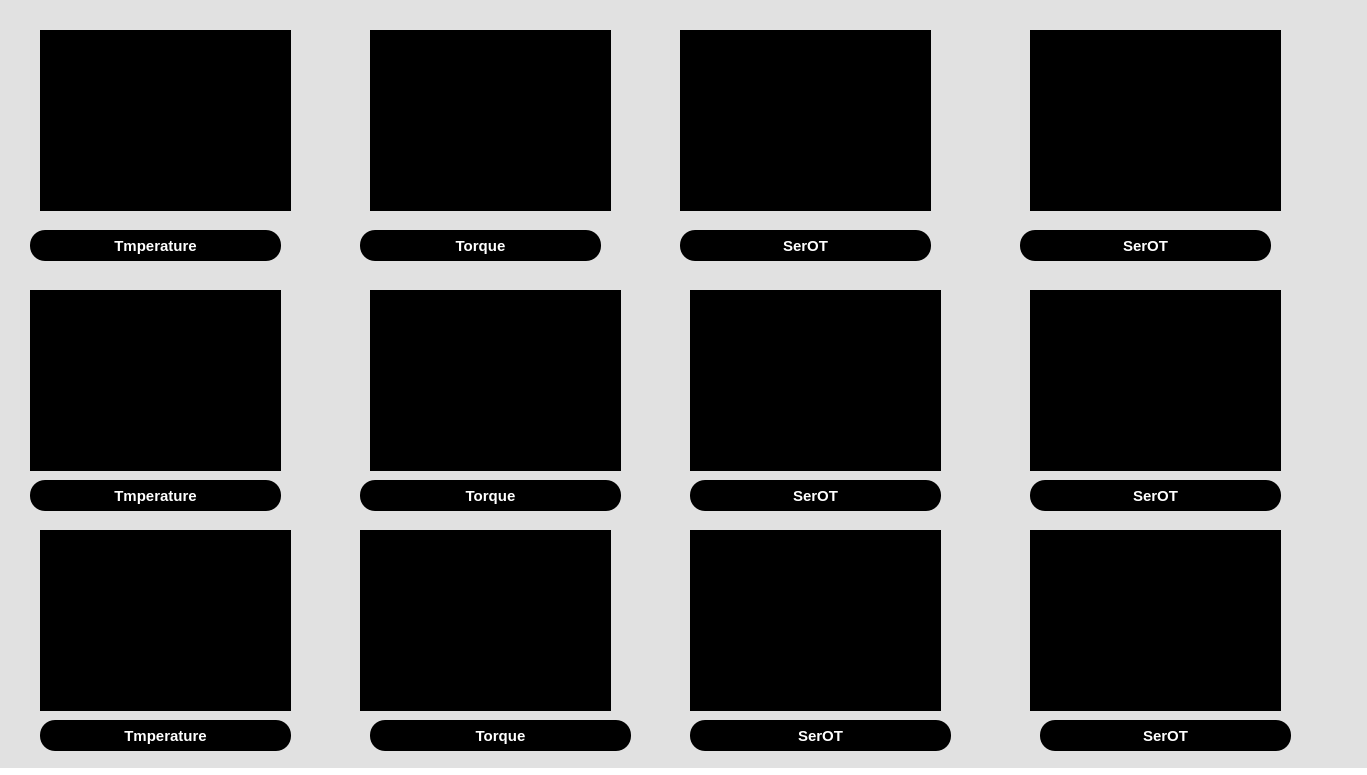
<?xml version="1.0" encoding="UTF-8"?>
<ui version="4.0">
 <class>MainWindow</class>
 <widget class="QMainWindow" name="MainWindow">
  <property name="geometry">
   <rect>
    <x>0</x>
    <y>0</y>
    <width>1367</width>
    <height>775</height>
   </rect>
  </property>
  <property name="windowTitle">
   <string>MainWindow</string>
  </property>
  <property name="styleSheet">
   <string notr="true">background-color: rgb(255, 255, 255);</string>
  </property>
  <widget class="QWidget" name="centralwidget">
   <property name="minimumSize">
    <size>
     <width>1367</width>
     <height>768</height>
    </size>
   </property>
   <property name="maximumSize">
    <size>
     <width>1367</width>
     <height>768</height>
    </size>
   </property>
   <layout class="QGridLayout" name="gridLayout">
    <property name="leftMargin">
     <number>0</number>
    </property>
    <property name="topMargin">
     <number>0</number>
    </property>
    <property name="rightMargin">
     <number>0</number>
    </property>
    <property name="bottomMargin">
     <number>0</number>
    </property>
    <property name="spacing">
     <number>0</number>
    </property>
    <item row="0" column="0">
     <widget class="QWidget" name="widget_2" native="true">
      <property name="minimumSize">
       <size>
        <width>800</width>
        <height>0</height>
       </size>
      </property>
      <property name="font">
       <font>
        <family>Arial</family>
        <pointsize>10</pointsize>
        <weight>75</weight>
        <bold>true</bold>
       </font>
      </property>
      <property name="styleSheet">
       <string notr="true">background-color: rgb(225, 225, 225);</string>
      </property>
      <widget class="QLabel" name="label_24">
       <property name="geometry">
        <rect>
         <x>30</x>
         <y>230</y>
         <width>251</width>
         <height>31</height>
        </rect>
       </property>
       <property name="font">
        <font>
         <family>Arial</family>
         <pointsize>11</pointsize>
         <weight>75</weight>
         <italic>false</italic>
         <bold>true</bold>
        </font>
       </property>
       <property name="cursor">
        <cursorShape>WhatsThisCursor</cursorShape>
       </property>
       <property name="styleSheet">
        <string notr="true"> border:None; border-radius: 15px; 
background-color: rgb(0, 0, 0);
color: rgb(255, 255, 255);</string>
       </property>
       <property name="text">
        <string>Tmperature</string>
       </property>
       <property name="alignment">
        <set>Qt::AlignCenter</set>
       </property>
      </widget>
      <widget class="QLabel" name="label_25">
       <property name="geometry">
        <rect>
         <x>360</x>
         <y>230</y>
         <width>241</width>
         <height>31</height>
        </rect>
       </property>
       <property name="font">
        <font>
         <family>Arial</family>
         <pointsize>11</pointsize>
         <weight>75</weight>
         <italic>false</italic>
         <bold>true</bold>
        </font>
       </property>
       <property name="cursor">
        <cursorShape>WhatsThisCursor</cursorShape>
       </property>
       <property name="styleSheet">
        <string notr="true"> border:None; border-radius: 15px; 
background-color: rgb(0, 0, 0);
color: rgb(255, 255, 255);</string>
       </property>
       <property name="text">
        <string>Torque</string>
       </property>
       <property name="alignment">
        <set>Qt::AlignCenter</set>
       </property>
      </widget>
      <widget class="QLabel" name="label_26">
       <property name="geometry">
        <rect>
         <x>680</x>
         <y>230</y>
         <width>251</width>
         <height>31</height>
        </rect>
       </property>
       <property name="font">
        <font>
         <family>Arial</family>
         <pointsize>11</pointsize>
         <weight>75</weight>
         <italic>false</italic>
         <bold>true</bold>
        </font>
       </property>
       <property name="cursor">
        <cursorShape>WhatsThisCursor</cursorShape>
       </property>
       <property name="styleSheet">
        <string notr="true"> border:None; border-radius: 15px; 
background-color: rgb(0, 0, 0);
color: rgb(255, 255, 255);</string>
       </property>
       <property name="text">
        <string>SerOT</string>
       </property>
       <property name="alignment">
        <set>Qt::AlignCenter</set>
       </property>
      </widget>
      <widget class="AnalogGaugeWidget" name="widget_5" native="true">
       <property name="geometry">
        <rect>
         <x>40</x>
         <y>30</y>
         <width>251</width>
         <height>181</height>
        </rect>
       </property>
       <property name="styleSheet">
        <string notr="true">background-color: rgb(0, 0, 0);</string>
       </property>
      </widget>
      <widget class="AnalogGaugeWidget" name="widget_6" native="true">
       <property name="geometry">
        <rect>
         <x>370</x>
         <y>30</y>
         <width>241</width>
         <height>181</height>
        </rect>
       </property>
       <property name="styleSheet">
        <string notr="true">background-color: rgb(0, 0, 0);</string>
       </property>
      </widget>
      <widget class="AnalogGaugeWidget" name="widget_8" native="true">
       <property name="geometry">
        <rect>
         <x>680</x>
         <y>30</y>
         <width>251</width>
         <height>181</height>
        </rect>
       </property>
       <property name="styleSheet">
        <string notr="true">background-color: rgb(0, 0, 0);</string>
       </property>
      </widget>
      <widget class="AnalogGaugeWidget" name="widget_7" native="true">
       <property name="geometry">
        <rect>
         <x>1030</x>
         <y>30</y>
         <width>251</width>
         <height>181</height>
        </rect>
       </property>
       <property name="styleSheet">
        <string notr="true">background-color: rgb(0, 0, 0);</string>
       </property>
      </widget>
      <widget class="QLabel" name="label_27">
       <property name="geometry">
        <rect>
         <x>1020</x>
         <y>230</y>
         <width>251</width>
         <height>31</height>
        </rect>
       </property>
       <property name="font">
        <font>
         <family>Arial</family>
         <pointsize>11</pointsize>
         <weight>75</weight>
         <italic>false</italic>
         <bold>true</bold>
        </font>
       </property>
       <property name="cursor">
        <cursorShape>WhatsThisCursor</cursorShape>
       </property>
       <property name="styleSheet">
        <string notr="true"> border:None; border-radius: 15px; 
background-color: rgb(0, 0, 0);
color: rgb(255, 255, 255);</string>
       </property>
       <property name="text">
        <string>SerOT</string>
       </property>
       <property name="alignment">
        <set>Qt::AlignCenter</set>
       </property>
      </widget>
      <widget class="AnalogGaugeWidget" name="widget_12" native="true">
       <property name="geometry">
        <rect>
         <x>30</x>
         <y>290</y>
         <width>251</width>
         <height>181</height>
        </rect>
       </property>
       <property name="styleSheet">
        <string notr="true">background-color: rgb(0, 0, 0);</string>
       </property>
      </widget>
      <widget class="AnalogGaugeWidget" name="widget_14" native="true">
       <property name="geometry">
        <rect>
         <x>370</x>
         <y>290</y>
         <width>251</width>
         <height>181</height>
        </rect>
       </property>
       <property name="styleSheet">
        <string notr="true">background-color: rgb(0, 0, 0);</string>
       </property>
      </widget>
      <widget class="AnalogGaugeWidget" name="widget_15" native="true">
       <property name="geometry">
        <rect>
         <x>690</x>
         <y>290</y>
         <width>251</width>
         <height>181</height>
        </rect>
       </property>
       <property name="styleSheet">
        <string notr="true">background-color: rgb(0, 0, 0);</string>
       </property>
      </widget>
      <widget class="AnalogGaugeWidget" name="widget_16" native="true">
       <property name="geometry">
        <rect>
         <x>1030</x>
         <y>290</y>
         <width>251</width>
         <height>181</height>
        </rect>
       </property>
       <property name="styleSheet">
        <string notr="true">background-color: rgb(0, 0, 0);</string>
       </property>
      </widget>
      <widget class="QLabel" name="label_28">
       <property name="geometry">
        <rect>
         <x>30</x>
         <y>480</y>
         <width>251</width>
         <height>31</height>
        </rect>
       </property>
       <property name="font">
        <font>
         <family>Arial</family>
         <pointsize>11</pointsize>
         <weight>75</weight>
         <italic>false</italic>
         <bold>true</bold>
        </font>
       </property>
       <property name="cursor">
        <cursorShape>WhatsThisCursor</cursorShape>
       </property>
       <property name="styleSheet">
        <string notr="true"> border:None; border-radius: 15px; 
background-color: rgb(0, 0, 0);
color: rgb(255, 255, 255);</string>
       </property>
       <property name="text">
        <string>Tmperature</string>
       </property>
       <property name="alignment">
        <set>Qt::AlignCenter</set>
       </property>
      </widget>
      <widget class="QLabel" name="label_29">
       <property name="geometry">
        <rect>
         <x>690</x>
         <y>480</y>
         <width>251</width>
         <height>31</height>
        </rect>
       </property>
       <property name="font">
        <font>
         <family>Arial</family>
         <pointsize>11</pointsize>
         <weight>75</weight>
         <italic>false</italic>
         <bold>true</bold>
        </font>
       </property>
       <property name="cursor">
        <cursorShape>WhatsThisCursor</cursorShape>
       </property>
       <property name="styleSheet">
        <string notr="true"> border:None; border-radius: 15px; 
background-color: rgb(0, 0, 0);
color: rgb(255, 255, 255);</string>
       </property>
       <property name="text">
        <string>SerOT</string>
       </property>
       <property name="alignment">
        <set>Qt::AlignCenter</set>
       </property>
      </widget>
      <widget class="QLabel" name="label_30">
       <property name="geometry">
        <rect>
         <x>1030</x>
         <y>480</y>
         <width>251</width>
         <height>31</height>
        </rect>
       </property>
       <property name="font">
        <font>
         <family>Arial</family>
         <pointsize>11</pointsize>
         <weight>75</weight>
         <italic>false</italic>
         <bold>true</bold>
        </font>
       </property>
       <property name="cursor">
        <cursorShape>WhatsThisCursor</cursorShape>
       </property>
       <property name="styleSheet">
        <string notr="true"> border:None; border-radius: 15px; 
background-color: rgb(0, 0, 0);
color: rgb(255, 255, 255);</string>
       </property>
       <property name="text">
        <string>SerOT</string>
       </property>
       <property name="alignment">
        <set>Qt::AlignCenter</set>
       </property>
      </widget>
      <widget class="QLabel" name="label_31">
       <property name="geometry">
        <rect>
         <x>360</x>
         <y>480</y>
         <width>261</width>
         <height>31</height>
        </rect>
       </property>
       <property name="font">
        <font>
         <family>Arial</family>
         <pointsize>11</pointsize>
         <weight>75</weight>
         <italic>false</italic>
         <bold>true</bold>
        </font>
       </property>
       <property name="cursor">
        <cursorShape>WhatsThisCursor</cursorShape>
       </property>
       <property name="styleSheet">
        <string notr="true"> border:None; border-radius: 15px; 
background-color: rgb(0, 0, 0);
color: rgb(255, 255, 255);</string>
       </property>
       <property name="text">
        <string>Torque</string>
       </property>
       <property name="alignment">
        <set>Qt::AlignCenter</set>
       </property>
      </widget>
      <widget class="AnalogGaugeWidget" name="widget_13" native="true">
       <property name="geometry">
        <rect>
         <x>40</x>
         <y>530</y>
         <width>251</width>
         <height>181</height>
        </rect>
       </property>
       <property name="styleSheet">
        <string notr="true">background-color: rgb(0, 0, 0);</string>
       </property>
      </widget>
      <widget class="AnalogGaugeWidget" name="widget_17" native="true">
       <property name="geometry">
        <rect>
         <x>360</x>
         <y>530</y>
         <width>251</width>
         <height>181</height>
        </rect>
       </property>
       <property name="styleSheet">
        <string notr="true">background-color: rgb(0, 0, 0);</string>
       </property>
      </widget>
      <widget class="AnalogGaugeWidget" name="widget_18" native="true">
       <property name="geometry">
        <rect>
         <x>690</x>
         <y>530</y>
         <width>251</width>
         <height>181</height>
        </rect>
       </property>
       <property name="styleSheet">
        <string notr="true">background-color: rgb(0, 0, 0);</string>
       </property>
      </widget>
      <widget class="AnalogGaugeWidget" name="widget_19" native="true">
       <property name="geometry">
        <rect>
         <x>1030</x>
         <y>530</y>
         <width>251</width>
         <height>181</height>
        </rect>
       </property>
       <property name="styleSheet">
        <string notr="true">background-color: rgb(0, 0, 0);</string>
       </property>
      </widget>
      <widget class="QLabel" name="label_32">
       <property name="geometry">
        <rect>
         <x>40</x>
         <y>720</y>
         <width>251</width>
         <height>31</height>
        </rect>
       </property>
       <property name="font">
        <font>
         <family>Arial</family>
         <pointsize>11</pointsize>
         <weight>75</weight>
         <italic>false</italic>
         <bold>true</bold>
        </font>
       </property>
       <property name="cursor">
        <cursorShape>WhatsThisCursor</cursorShape>
       </property>
       <property name="styleSheet">
        <string notr="true"> border:None; border-radius: 15px; 
background-color: rgb(0, 0, 0);
color: rgb(255, 255, 255);</string>
       </property>
       <property name="text">
        <string>Tmperature</string>
       </property>
       <property name="alignment">
        <set>Qt::AlignCenter</set>
       </property>
      </widget>
      <widget class="QLabel" name="label_33">
       <property name="geometry">
        <rect>
         <x>370</x>
         <y>720</y>
         <width>261</width>
         <height>31</height>
        </rect>
       </property>
       <property name="font">
        <font>
         <family>Arial</family>
         <pointsize>11</pointsize>
         <weight>75</weight>
         <italic>false</italic>
         <bold>true</bold>
        </font>
       </property>
       <property name="cursor">
        <cursorShape>WhatsThisCursor</cursorShape>
       </property>
       <property name="styleSheet">
        <string notr="true"> border:None; border-radius: 15px; 
background-color: rgb(0, 0, 0);
color: rgb(255, 255, 255);</string>
       </property>
       <property name="text">
        <string>Torque</string>
       </property>
       <property name="alignment">
        <set>Qt::AlignCenter</set>
       </property>
      </widget>
      <widget class="QLabel" name="label_34">
       <property name="geometry">
        <rect>
         <x>690</x>
         <y>720</y>
         <width>261</width>
         <height>31</height>
        </rect>
       </property>
       <property name="font">
        <font>
         <family>Arial</family>
         <pointsize>11</pointsize>
         <weight>75</weight>
         <italic>false</italic>
         <bold>true</bold>
        </font>
       </property>
       <property name="cursor">
        <cursorShape>WhatsThisCursor</cursorShape>
       </property>
       <property name="styleSheet">
        <string notr="true"> border:None; border-radius: 15px; 
background-color: rgb(0, 0, 0);
color: rgb(255, 255, 255);</string>
       </property>
       <property name="text">
        <string>SerOT</string>
       </property>
       <property name="alignment">
        <set>Qt::AlignCenter</set>
       </property>
      </widget>
      <widget class="QLabel" name="label_35">
       <property name="geometry">
        <rect>
         <x>1040</x>
         <y>720</y>
         <width>251</width>
         <height>31</height>
        </rect>
       </property>
       <property name="font">
        <font>
         <family>Arial</family>
         <pointsize>11</pointsize>
         <weight>75</weight>
         <italic>false</italic>
         <bold>true</bold>
        </font>
       </property>
       <property name="cursor">
        <cursorShape>WhatsThisCursor</cursorShape>
       </property>
       <property name="styleSheet">
        <string notr="true"> border:None; border-radius: 15px; 
background-color: rgb(0, 0, 0);
color: rgb(255, 255, 255);</string>
       </property>
       <property name="text">
        <string>SerOT</string>
       </property>
       <property name="alignment">
        <set>Qt::AlignCenter</set>
       </property>
      </widget>
     </widget>
    </item>
   </layout>
  </widget>
 </widget>
 <customwidgets>
  <customwidget>
   <class>AnalogGaugeWidget</class>
   <extends>QWidget</extends>
   <header location="global">AnalogGaugeWidget.h</header>
   <container>1</container>
  </customwidget>
 </customwidgets>
 <resources/>
 <connections/>
</ui>
